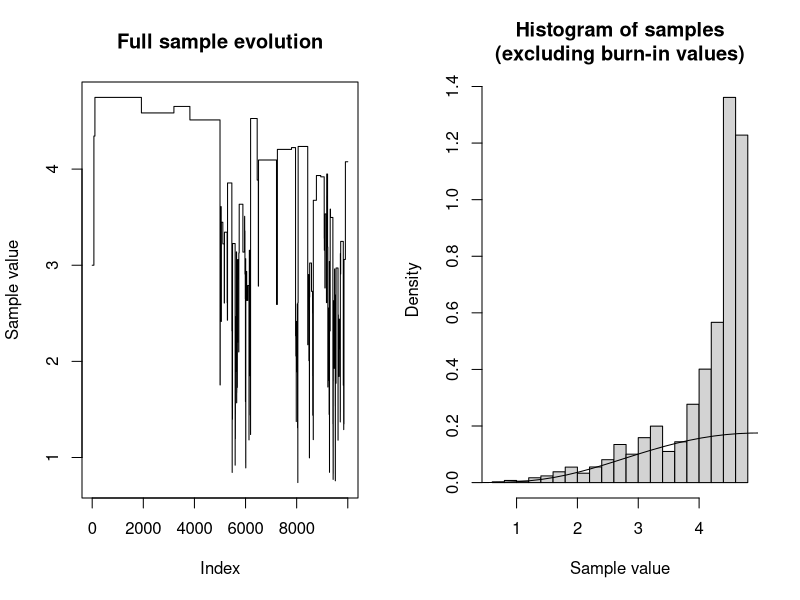
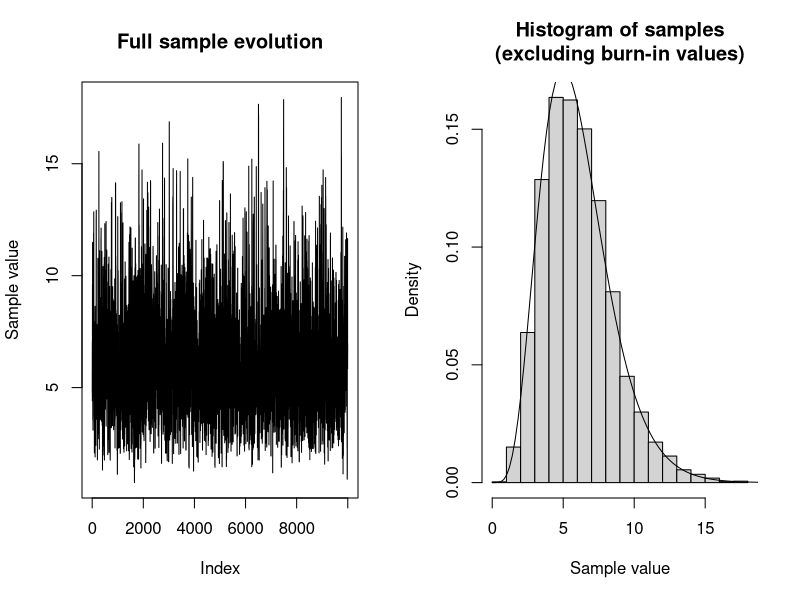
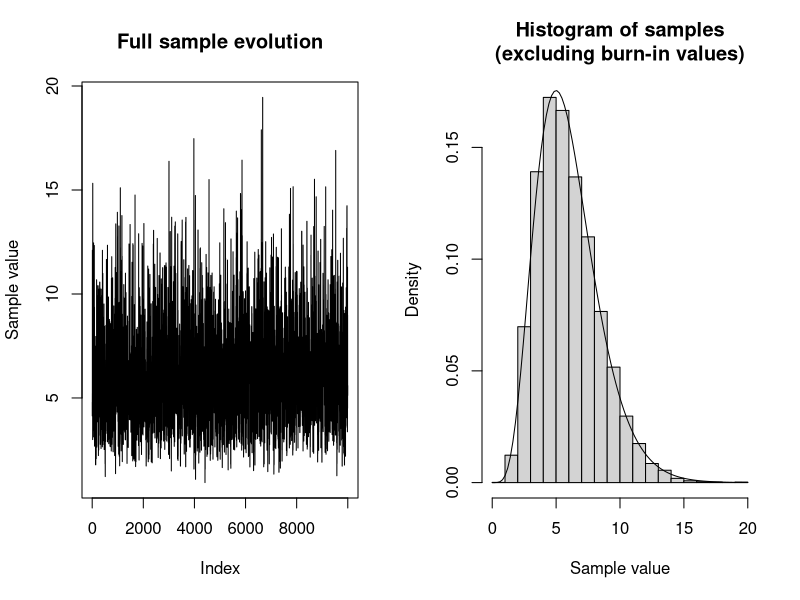

The R script that drew these images, in order:
## ---- chunk 1
# Question 1.a, 1.b, 1.c

# Define a function proportional to the target density
f_propo <- function(x){if(all(x >= 0)){(1/120)*x^5 * exp(-x)} else{NA}}

# Create proposal density functions
lognorm_proposal <- function(x=NA, param, sample=F){
  if(sample == F){dlnorm(x, meanlog = param, sdlog = 1)}
  else{rlnorm(1, meanlog = param)}
}

chi_proposal <- function(x=NA, param, sample=F){
  if(sample == F){dchisq(x, df = floor(param+1))}
  else{rchisq(1, df=floor(param+1))}
}

new_proposal <- function(x=NA, param, sample=F){
  if(sample == F){dexp(x, rate=1/param)}
  else{rexp(1, rate=1/param)}
}


# Metropolis_Hasting function Instructions
# 
# x_start is a 1-dim numeric indicating the starting value of the algorithm.
# 
# prop_dens is a function which takes an argument `x`, an argument `param` specifying the model,
# and an optional argument `sample` which can be used to indicate that prop_dens
# should return one sampled number from the specified distribution.
# Otherwise prop_dens should return the distribution density at x.
# 
# n is a numeric, indicating number of observations to take (including burn-in).
Metro_Hasting <- function(x_start, prop_dens, n=1) {
  # Setup
  x_t <- x_start
  x_values <- c()
  n_accepted <- 0
  
  # Generate samples until there are n of them
  repeat{
    # Generate new proposal
    x_new <- prop_dens(param=x_t, sample = T)
    #x_new <- rlnorm(1, meanlog = x_t, sdlog = 1)
    
    # Calculate probability value a
    # as product of Bayesian proposal ratio
    # and proposal density ratio (g(x_t | x_new) / g(x_new | x_t))
    Bay_pos_rat <- (f_propo(x_new) / f_propo(x_t))
    prop_ratio <- prop_dens(x=x_t, x_new) / prop_dens(x=x_new, x_t)
    #prop_ratio <- dlnorm(x_t, meanlog = x_new) / dlnorm(x_new, meanlog = x_t)
    a =  Bay_pos_rat * prop_ratio
    
    # Evaluate proposal value
    # Accept the new value if u < a (even if a >= 1)
    # Reject the new value with probability 1-a (if a < 1)
    u <- runif(1)
    if(u < a){x_t <- x_new; n_accepted <- n_accepted + 1}
    
    # Store the new value (even if x_t has not changed)
    x_values <- c(x_values, x_t)
    
    # Check break condition
    if(length(x_values) >= 10^4){break}
  }
  
  cat("Acceptance percentage:", 100*n_accepted/n, "%\n")
  return(x_values)
}

## ---- chunk 2
# Question 1.d

# Generate Figure 1: Lognormal(x_t, 1) as proposal
## Generate x values
cat("LogNormal\n")
set.seed(43849664)
x_values_1 <- Metro_Hasting(3, prop_dens = lognorm_proposal, n = 10^4)

## Plot the chain, histogram and combine them
par(mfrow=c(1,2))
plot(x_values_1, type = "l", main="Full sample evolution", ylab = "Sample value")
hist(x_values_1[-c(1:51)],
     main="Histogram of samples\n(excluding burn-in values)",
     xlab = "Sample value",
     freq = F)
points(seq(0, 20, length=100), f_propo(seq(0, 20, length=100)), type="l")

## ---- chunk 3
# Question 1.d

# Generate Figure 2: Chisquared(floor(x_t+1)) as proposal
## Generate x values
cat("Chisquared\n")
set.seed(9427452)
x_values_2 <- Metro_Hasting(3, prop_dens = chi_proposal, n = 10^4)

## Plot the chain, histogram and combine them
par(mfrow=c(1,2))
plot(x_values_2, type = "l", main="Full sample evolution", ylab = "Sample value")
hist(x_values_2[-c(1:51)],
     main="Histogram of samples\n(excluding burn-in values)",
     xlab = "Sample value",
     freq=F)
points(seq(0, 20, length=100), f_propo(seq(0, 20, length=100)), type="l")

## ---- chunk 4
# Question 1.d

# Generate Figure 3: Normal(x_t, sd=1) as proposal
## Generate x values
cat("Exponential\n")
set.seed(971614)
x_values_3 <- Metro_Hasting(5, prop_dens = new_proposal, n = 10^4)

## Plot the chain, histogram and combine them
par(mfrow=c(1,2))
plot(x_values_3, type = "l", main="Full sample evolution", ylab = "Sample value")
hist(x_values_3[-c(1:51)],
     main="Histogram of samples\n(excluding burn-in values)",
     xlab = "Sample value",
     freq=F)
points(seq(0, 20, length=100), f_propo(seq(0, 20, length=100)), type="l")

